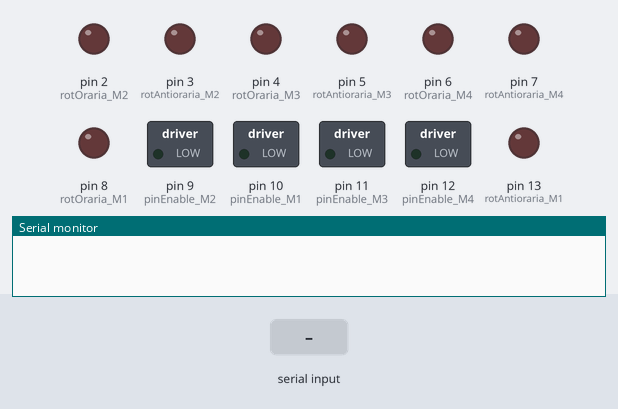
This sketch was run on a simulated Arduino Uno, built with avr-gcc and run on an emulated ATmega328P. Parts: switched loads named in the sketch (green lamp = pin HIGH), output pins drawn as LEDs (lit = HIGH), the last lines printed to the serial monitor. The test bench sets the inputs (shaded band).

Above: at 1.2 s.
1.3 s: "0" received over Serial
At 1.9 s:
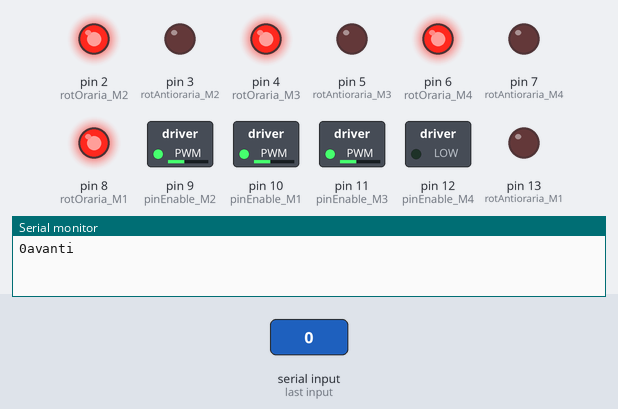
2.8 s: "1" received over Serial
At 4.0 s:
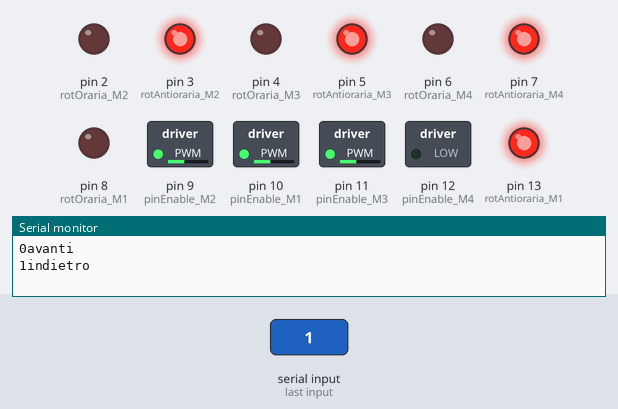
4.3 s: "2" received over Serial
At 5.3 s:
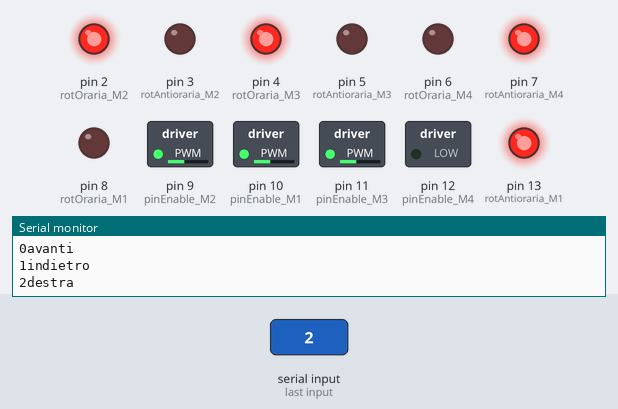
5.8 s: "3" received over Serial
At 6.5 s:
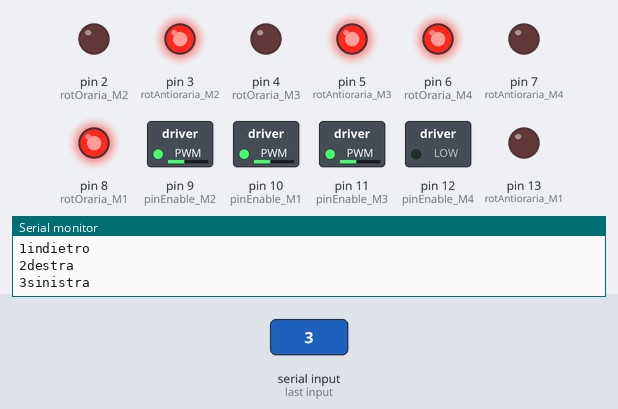
Timing chart, 0 to 8.3 s (numbered marks = the images above; inputs shaded):
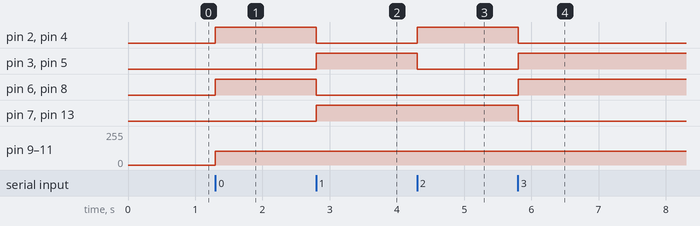

Measured:
- after the input at 1.3 s, pin 2 (rotOraria_M2), pin 4 (rotOraria_M3), pin 6 (rotOraria_M4), pin 8 (rotOraria_M1): LOW → HIGH at once; pin 9 (pinEnable_M2), pin 10 (pinEnable_M1), pin 11 (pinEnable_M3): 0/255 → 102/255 at once
- after the input at 2.8 s, pin 2 (rotOraria_M2), pin 4 (rotOraria_M3), pin 6 (rotOraria_M4), pin 8 (rotOraria_M1): HIGH → LOW at once; pin 3 (rotAntioraria_M2), pin 5 (rotAntioraria_M3), pin 7 (rotAntioraria_M4), pin 13 (rotAntioraria_M1): LOW → HIGH at once
- after the input at 4.3 s, pin 2 (rotOraria_M2), pin 4 (rotOraria_M3): LOW → HIGH at once; pin 3 (rotAntioraria_M2), pin 5 (rotAntioraria_M3): HIGH → LOW at once
- after the input at 5.8 s, pin 2 (rotOraria_M2), pin 4 (rotOraria_M3), pin 7 (rotAntioraria_M4), pin 13 (rotAntioraria_M1): HIGH → LOW at once; pin 3 (rotAntioraria_M2), pin 5 (rotAntioraria_M3), pin 6 (rotOraria_M4), pin 8 (rotOraria_M1): LOW → HIGH at once

The sketch:

movimenti.ino
```cpp
/*
 0--> avanti
 1--> indietro
 2--> destra
 3-->sinistra
 */

//costanti per l'inizzializzazione dei pin per controllare i motori
const int rotOraria_M1 = 8;
const int rotAntioraria_M1 = 13;
const int pinEnable_M1 = 10;
const int rotOraria_M2 = 2;
const int rotAntioraria_M2 = 3;
const int pinEnable_M2 = 9;
const int rotOraria_M3 = 4;
const int rotAntioraria_M3 = 5;
const int pinEnable_M3 = 11;
const int rotOraria_M4 = 6;
const int rotAntioraria_M4 = 7;
const int pinEnable_M4 = 12;

//costranti
char c;
int velocita=40;

void setup()  //inizializzazioni
{
  Serial.begin(9600);
  //inizializzazione motore 1
  pinMode(rotOraria_M1, OUTPUT);
  pinMode(rotAntioraria_M1, OUTPUT);
  pinMode(pinEnable_M1, OUTPUT);
  //inizializzaione motore 2
  pinMode(rotOraria_M2, OUTPUT);
  pinMode(rotAntioraria_M2, OUTPUT);
  pinMode(pinEnable_M2, OUTPUT);
  //inizializzazione motore 3
  pinMode(rotOraria_M3, OUTPUT);
  pinMode(rotAntioraria_M3, OUTPUT);
  pinMode(pinEnable_M3, OUTPUT);
  //inizializzazione motore 4
  pinMode(rotOraria_M4, OUTPUT);
  pinMode(rotAntioraria_M4, OUTPUT);
  pinMode(pinEnable_M4, OUTPUT);

}


void loop(){


  if(Serial.available()) {

    c = Serial.read();
    Serial.print(c);
    switch(c){
      case '0':
        Serial.println("avanti");
        avantiMotore1();
        avantiMotore2();
        avantiMotore3();
        avantiMotore4();
      break;
      case '1':
        Serial.println("indietro");
        indietroMotore1();
        indietroMotore2();
        indietroMotore3();
        indietroMotore4();
      break;
      case '2':
        Serial.println("destra");
        indietroMotore1();
        avantiMotore2();
        avantiMotore3();
        indietroMotore4();
      break;
      case '3':
        Serial.println("sinistra");
        avantiMotore1();
        indietroMotore2();
        indietroMotore3();
        avantiMotore4();
      break;
      case 'A':
        Serial.println("velocita bassa");
        velocita=30;
      break;
      case 'B':
        Serial.println("velocita media");
        velocita=60;
      break;
      case 'C':
        Serial.println("velocita alta");
        velocita=90;
      break;
    }
  }
}


//fare giare avanti motore 1
void avantiMotore1(){
  digitalWrite(rotOraria_M1, HIGH);
  digitalWrite(rotAntioraria_M1, LOW);
  analogWrite(pinEnable_M1, (255 * velocita)/100);
}

//fare girare avanti motore 2
void avantiMotore2(){
  digitalWrite(rotOraria_M2, HIGH);
  digitalWrite(rotAntioraria_M2, LOW);
  analogWrite(pinEnable_M2, (255 * velocita)/100);
}

//fare girare avanti motore 3
void avantiMotore3(){
  digitalWrite(rotOraria_M3, HIGH);
  digitalWrite(rotAntioraria_M3, LOW);
  analogWrite(pinEnable_M3, (255 * velocita)/100);
}

//fare girare avanti motore 4
void avantiMotore4(){
  digitalWrite(rotOraria_M4, HIGH);
  digitalWrite(rotAntioraria_M4, LOW);
  analogWrite(pinEnable_M4, (255 * velocita)/100);
}

//fare girare indietro motore 1
void indietroMotore1(){
  digitalWrite(rotOraria_M1, LOW);
  digitalWrite(rotAntioraria_M1, HIGH);
  analogWrite(pinEnable_M1, (255 * velocita)/100);
}

//fare girare indietro motore 2
void indietroMotore2(){
  digitalWrite(rotOraria_M2, LOW);
  digitalWrite(rotAntioraria_M2, HIGH);
  analogWrite(pinEnable_M2, (255 * velocita)/100);
}

//fare girare indietro motore 3
void indietroMotore3(){
  digitalWrite(rotOraria_M3, LOW);
  digitalWrite(rotAntioraria_M3, HIGH);
  analogWrite(pinEnable_M3, (255 * velocita)/100);
}

//fare girare indietro motore 4
void indietroMotore4(){
  digitalWrite(rotOraria_M4, LOW);
  digitalWrite(rotAntioraria_M4, HIGH);
  analogWrite(pinEnable_M4, (255 * velocita)/100);
}

//fermare tutti i motori
void stopMotor(){
  digitalWrite(pinEnable_M1, LOW);
  digitalWrite(pinEnable_M2, LOW);
  digitalWrite(pinEnable_M3, LOW);
  digitalWrite(pinEnable_M4, LOW);
}
```
